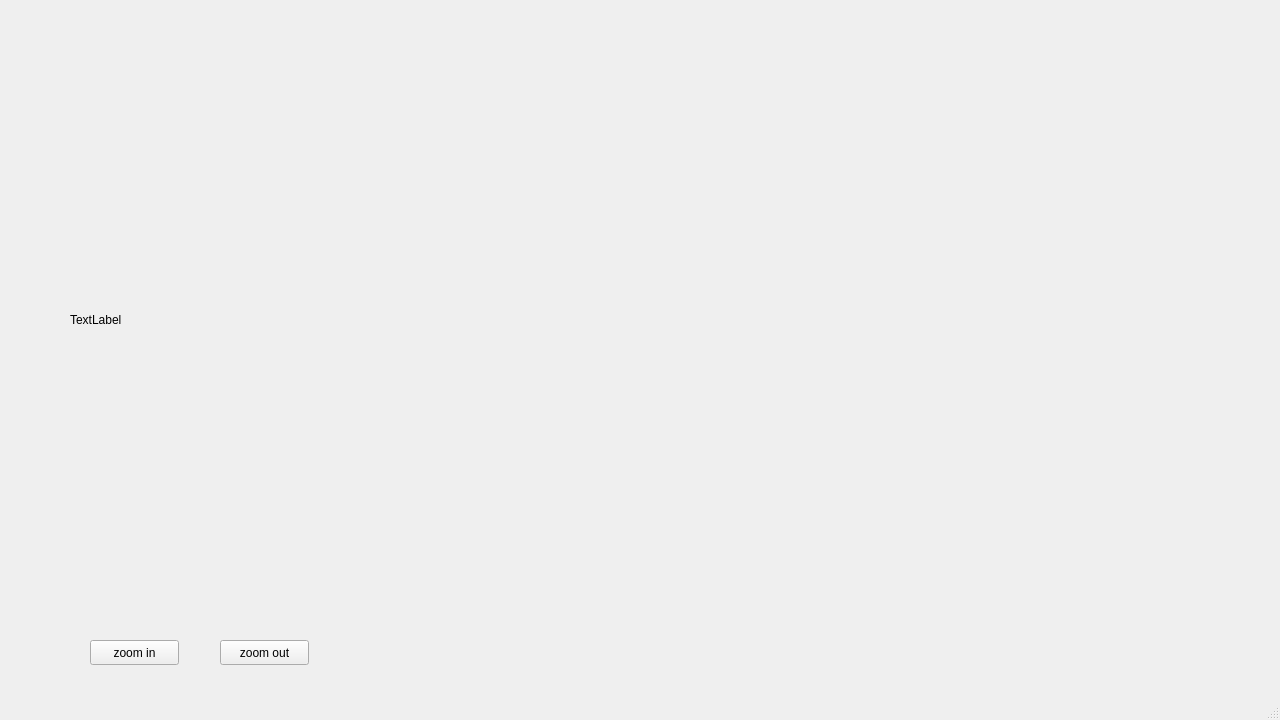
<?xml version="1.0" encoding="UTF-8"?>
<ui version="4.0">
 <class>MainWindow</class>
 <widget class="QMainWindow" name="MainWindow">
  <property name="geometry">
   <rect>
    <x>0</x>
    <y>0</y>
    <width>1280</width>
    <height>720</height>
   </rect>
  </property>
  <property name="windowTitle">
   <string>MainWindow</string>
  </property>
  <widget class="QWidget" name="centralwidget">
   <widget class="QPushButton" name="btn_zoom_in">
    <property name="geometry">
     <rect>
      <x>90</x>
      <y>640</y>
      <width>89</width>
      <height>25</height>
     </rect>
    </property>
    <property name="text">
     <string>zoom in</string>
    </property>
   </widget>
   <widget class="QPushButton" name="btn_zoom_out">
    <property name="geometry">
     <rect>
      <x>220</x>
      <y>640</y>
      <width>89</width>
      <height>25</height>
     </rect>
    </property>
    <property name="text">
     <string>zoom out</string>
    </property>
   </widget>
   <widget class="QLabel" name="label">
    <property name="geometry">
     <rect>
      <x>70</x>
      <y>20</y>
      <width>800</width>
      <height>600</height>
     </rect>
    </property>
    <property name="text">
     <string>TextLabel</string>
    </property>
   </widget>
  </widget>
  <widget class="QMenuBar" name="menubar">
   <property name="geometry">
    <rect>
     <x>0</x>
     <y>0</y>
     <width>1280</width>
     <height>22</height>
    </rect>
   </property>
  </widget>
  <widget class="QStatusBar" name="statusbar"/>
 </widget>
 <resources/>
 <connections/>
</ui>
